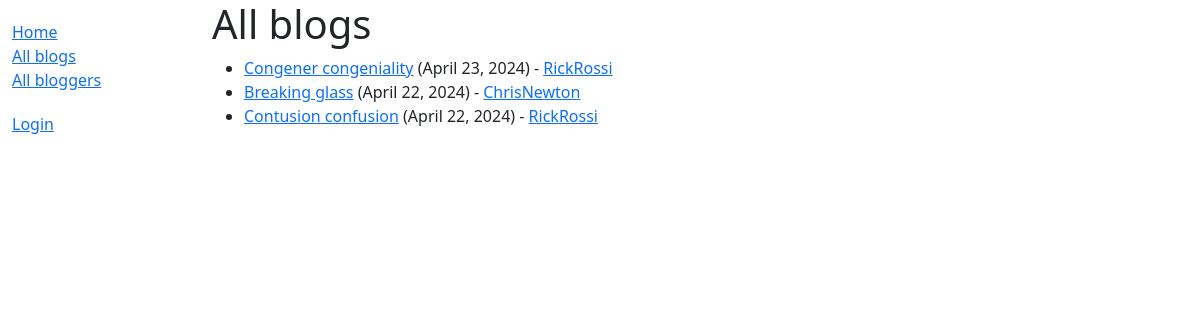
/blog/blogs/, run on the app's committed database.
### blog/models.py (models this page shows, shortened)
class Blog(models.Model):
    title = models.CharField(max_length=200)
    description = models.TextField(help_text="Add blog here")
    date = models.DateField(auto_now_add=True)
    author = models.ForeignKey('Blogger', on_delete=models.CASCADE)
    class Meta:
        ordering = ['-date']
    def get_absolute_url(self):
        return reverse('blog-detail', args=[str(self.id)])

class Blogger(models.Model):
    author = models.OneToOneField(User, on_delete=models.CASCADE)
    bio = models.TextField(help_text="Enter short biography here")
    def __str__(self):
        return str(self.author)
    def get_absolute_url(self):
        return reverse('blogger-detail', args=[str(self.id)])

### blog/views.py (the view)
# urls.py: path('blogs/', views.BlogListView.as_view(), name='blogs'),
class BlogListView(generic.ListView):
    model = Blog
    paginate_by = 5

### blog/templates/blog/blog_list.html
{% extends "base_generic.html" %}
{% block content %}
  <h1>All blogs</h1>
  {% if blog_list %}
    <ul>
      {% for blog in blog_list %}
      <li>
        <a href="{{ blog.get_absolute_url }}">{{ blog.title }}</a> ({{ blog.date }}) -
        <a href="{{ blog.author.get_absolute_url }}">{{blog.author}}</a>
      </li>
      {% endfor %}
    </ul>
  {% else %}
    <p>There are no blogs in the blog.</p>
  {% endif %}
{% endblock %}

### data on the page
Blog: title "Congener congeniality", date "April 23, 2024", author "RickRossi"
Blog: title "Breaking glass", date "April 22, 2024", author "ChrisNewton"
Blog: title "Contusion confusion", date "April 22, 2024", author "RickRossi"
